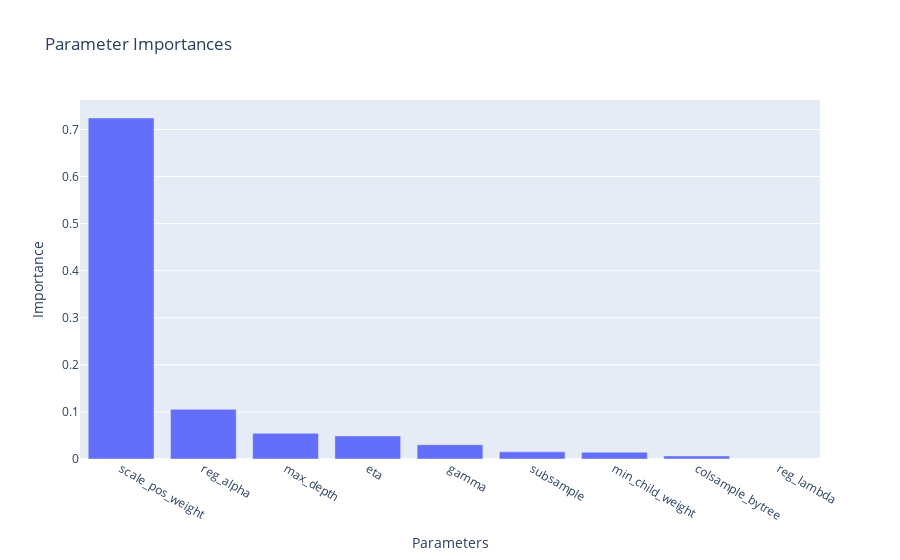
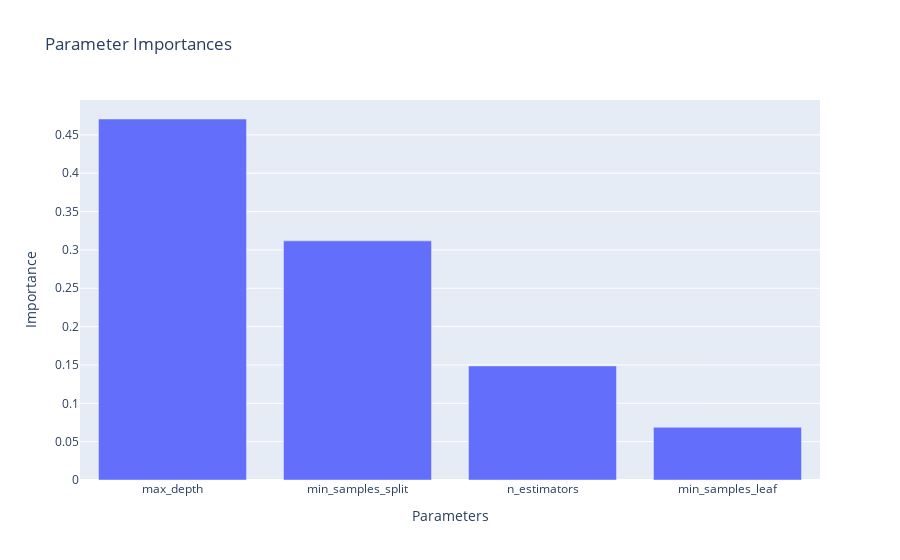

The cell these charts' notebook holds for them, in order:
### Code cell
plot_param_importances(xgb_study)
plot_param_importances(study)

### Figure 1 — Plotly figure (JSON) as saved in the notebook; plotly's stock layout.template omitted (floating-point values rounded to 4 significant figures)
{"data": [{"type": "bar", "x": ["scale_pos_weight", "reg_alpha", "max_depth", "eta", "gamma", "subsample", "min_child_weight", "colsample_bytree", "reg_lambda"], "y": [0.7245, 0.1054, 0.05463, 0.04901, 0.03028, 0.0152, 0.01443, 0.006555, 4.732e-06]}], "layout": {"title": {"text": "Parameter Importances"}, "xaxis": {"anchor": "y", "domain": [0, 1], "title": {"text": "Parameters"}}, "yaxis": {"anchor": "x", "domain": [0, 1], "title": {"text": "Importance"}}}}

### Figure 2 — Plotly figure (JSON) as saved in the notebook; plotly's stock layout.template omitted (floating-point values rounded to 4 significant figures)
{"data": [{"type": "bar", "x": ["max_depth", "min_samples_split", "n_estimators", "min_samples_leaf"], "y": [0.4707, 0.3118, 0.1488, 0.06871]}], "layout": {"title": {"text": "Parameter Importances"}, "xaxis": {"anchor": "y", "domain": [0, 1], "title": {"text": "Parameters"}}, "yaxis": {"anchor": "x", "domain": [0, 1], "title": {"text": "Importance"}}}}
